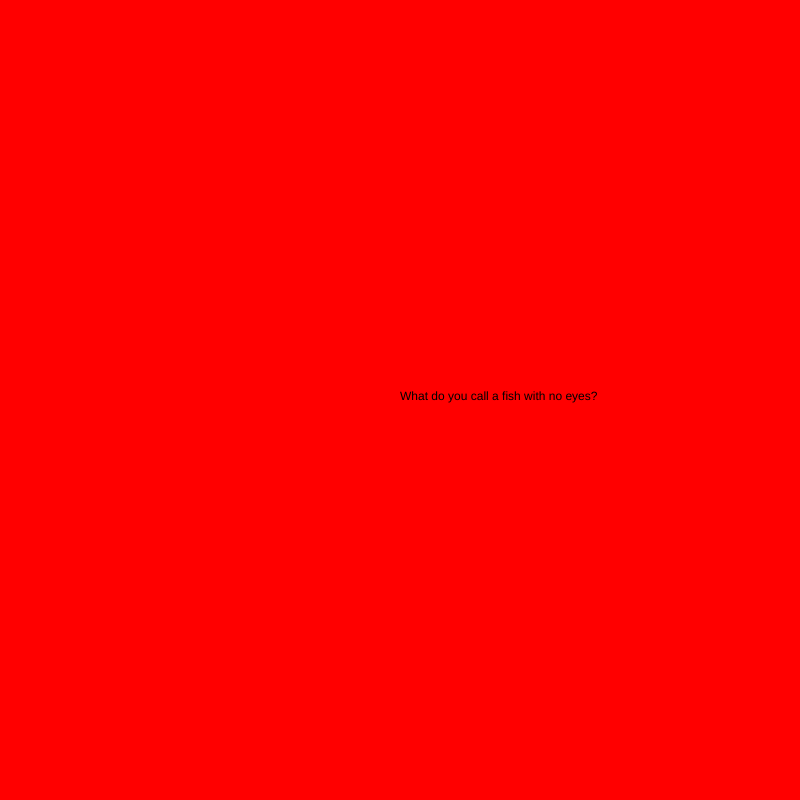
Frame 1 (no input)
Frame 60 (no input): identical to frame 1, image omitted
Frame 120 (the mouse pressed at the canvas centre since frame 60): blank canvas, image omitted

The p5.js sketch that drew this single still picture (run headless with seeded random() and noise() and a simulated clock; from frame 60 on, the mouse is pressed at the canvas centre):

// p5.js sketch
// ── sketch.js
var myState = 0;
var timer = 100;

function setup() {
  // put setup code here
  createCanvas(800, 800);
}

function draw() {
  // put drawing code here
  switch (myState) {
    case 0:
      background('red');
      text("What do you call a fish with no eyes?", width / 2, height / 2);
      timer-- ;
      if (timer <= 5) {
        myState = myState + 1;
      }
      break;

    case 1:
      background('blue');
      fill('white');
      text("A fsh", width / 2, height / 2);
      break;
  }
}
